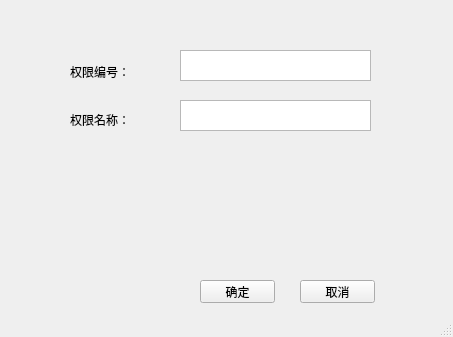
<?xml version="1.0" encoding="UTF-8"?>
<ui version="4.0">
 <class>ModifyPermissionMainWindow</class>
 <widget class="QMainWindow" name="ModifyPermissionMainWindow">
  <property name="geometry">
   <rect>
    <x>0</x>
    <y>0</y>
    <width>453</width>
    <height>337</height>
   </rect>
  </property>
  <property name="windowTitle">
   <string>MainWindow</string>
  </property>
  <widget class="QWidget" name="centralwidget">
   <widget class="QLabel" name="label">
    <property name="geometry">
     <rect>
      <x>70</x>
      <y>62</y>
      <width>81</width>
      <height>20</height>
     </rect>
    </property>
    <property name="text">
     <string>权限编号：</string>
    </property>
   </widget>
   <widget class="QLabel" name="label_2">
    <property name="geometry">
     <rect>
      <x>70</x>
      <y>110</y>
      <width>61</width>
      <height>20</height>
     </rect>
    </property>
    <property name="text">
     <string>权限名称：</string>
    </property>
   </widget>
   <widget class="QTextEdit" name="textEdit">
    <property name="geometry">
     <rect>
      <x>180</x>
      <y>50</y>
      <width>191</width>
      <height>31</height>
     </rect>
    </property>
   </widget>
   <widget class="QTextEdit" name="textEdit_2">
    <property name="geometry">
     <rect>
      <x>180</x>
      <y>100</y>
      <width>191</width>
      <height>31</height>
     </rect>
    </property>
   </widget>
   <widget class="QPushButton" name="pushButton">
    <property name="geometry">
     <rect>
      <x>200</x>
      <y>280</y>
      <width>75</width>
      <height>23</height>
     </rect>
    </property>
    <property name="text">
     <string>确定</string>
    </property>
   </widget>
   <widget class="QPushButton" name="pushButton_2">
    <property name="geometry">
     <rect>
      <x>300</x>
      <y>280</y>
      <width>75</width>
      <height>23</height>
     </rect>
    </property>
    <property name="text">
     <string>取消</string>
    </property>
   </widget>
  </widget>
  <widget class="QStatusBar" name="statusbar"/>
 </widget>
 <resources/>
 <connections/>
</ui>
